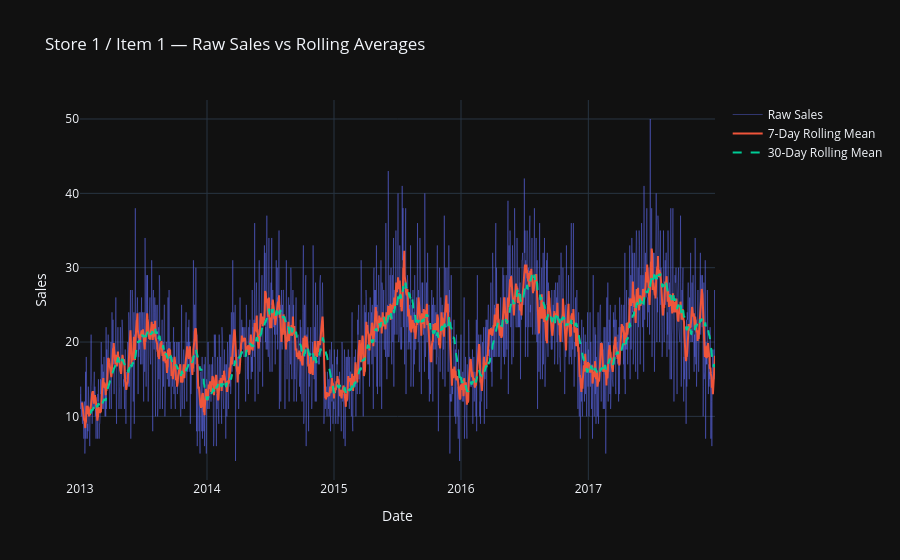

Notebook source saved alongside this figure:
### Markdown cell above
## Rolling Window Features

Rolling statistics smooth out day-to-day noise and reveal the underlying demand trend. A 7-day rolling mean captures weekly patterns, while a 30-day window shows the broader monthly trend. Rolling standard deviation measures recent volatility — high values signal erratic demand.

### Code cell
df["rolling_mean_7"]  = df.groupby(["store", "item"])["sales"].transform(lambda x: x.rolling(7).mean())
df["rolling_mean_30"] = df.groupby(["store", "item"])["sales"].transform(lambda x: x.rolling(30).mean())
df["rolling_std_7"]   = df.groupby(["store", "item"])["sales"].transform(lambda x: x.rolling(7).std())

sample = df[df["store"].eq(1) & df["item"].eq(1)].copy()
fig = go.Figure()
fig.add_trace(go.Scatter(x=sample["date"], y=sample["sales"],
                         name="Raw Sales", opacity=0.4, line=dict(width=1)))
fig.add_trace(go.Scatter(x=sample["date"], y=sample["rolling_mean_7"],
                         name="7-Day Rolling Mean", line=dict(width=2)))
fig.add_trace(go.Scatter(x=sample["date"], y=sample["rolling_mean_30"],
                         name="30-Day Rolling Mean", line=dict(width=2, dash="dash")))
fig.update_layout(title="Store 1 / Item 1 — Raw Sales vs Rolling Averages",
                  template="plotly_dark",
                  xaxis_title="Date", yaxis_title="Sales")
fig.show()

### Figure 1 — Plotly figure (JSON) as saved in the notebook; plotly's stock layout.template omitted (floating-point values rounded to 4 significant figures; data arrays with more than 128 entries replaced by an {"elided": "..."} marker saying what was removed)
{"data": [{"line": {"width": 1}, "name": "Raw Sales", "opacity": 0.4, "type": "scatter", "x": {"elided": "1826 str values"}, "y": {"elided": "1826 int values"}}, {"line": {"width": 2}, "name": "7-Day Rolling Mean", "type": "scatter", "x": {"elided": "1826 str values"}, "y": {"elided": "1826 float values"}}, {"line": {"dash": "dash", "width": 2}, "name": "30-Day Rolling Mean", "type": "scatter", "x": {"elided": "1826 str values"}, "y": {"elided": "1826 float values"}}], "layout": {"title": {"text": "Store 1 / Item 1 — Raw Sales vs Rolling Averages"}, "xaxis": {"title": {"text": "Date"}}, "yaxis": {"title": {"text": "Sales"}}}}
